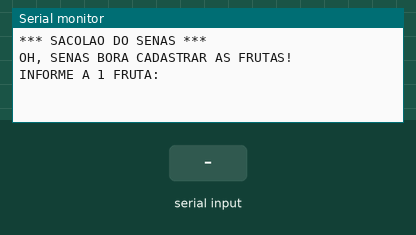
The sketch below on a simulated Arduino Uno, built with avr-gcc and run on an emulated ATmega328P. On the bench: the last lines printed to the serial monitor. The test bench sets the inputs (shaded band).

Above: at 0.8 s.
0.9 s: "90,45\n" received over Serial
At 2.6 s:
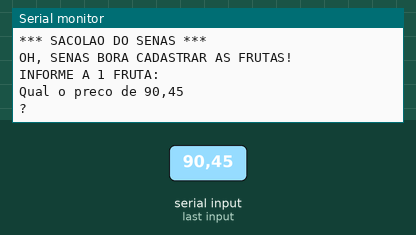
3.4 s: "5\n" received over Serial
At 5.4 s:
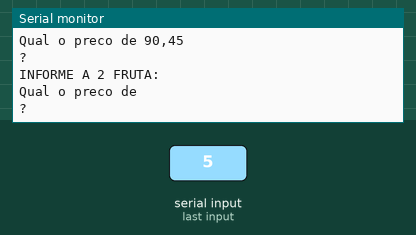

Measured:
- after the input at 0.9 s, the serial monitor: prints a new line after 1.0 s (image 1)
- after the input at 3.4 s, the serial monitor: prints a new line at once (image 2)

The sketch:

cadastro_de_fruta_21.ino
```cpp
// Variáveis globais
// vetor de nomes (0 até 5)
// vetor de preços
String frutas[6];
float precoFrutas[6];

void setup()
{
  Serial.begin(9600);

  Serial.println("*** SACOLAO DO SENAS ***");
  Serial.println();

  Serial.println("OH, SENAS BORA CADASTRAR AS FRUTAS!");
  Serial.println();

  // Pede as frutas para o usuário
  for(int i = 0; i <= 5; i++) {
    Serial.println("INFORME A " + String(i + 1) + " FRUTA:");
    while (!Serial.available());
    frutas[i] = Serial.readString();


    // Pega o valor da fruta
    Serial.println("Qual o preco de " + frutas[i] + "?");
    while(!Serial.available());
    precoFrutas[i] = Serial.parseFloat();
  }

  Serial.println();
  Serial.println("=FIM DE CADASTRO=");
  Serial.println();
  Serial.println("FRUTAS CADASTRADAS:");

  // Mostrar as frutas cadastradas com preços
  for(int i = 0; i <= 5; i++) {
    Serial.println(String(i + 1) + " Fruta: " + frutas[i] + " - R$ " + String(precoFrutas[i], 2));
  }
}

void loop()
{

}
```
